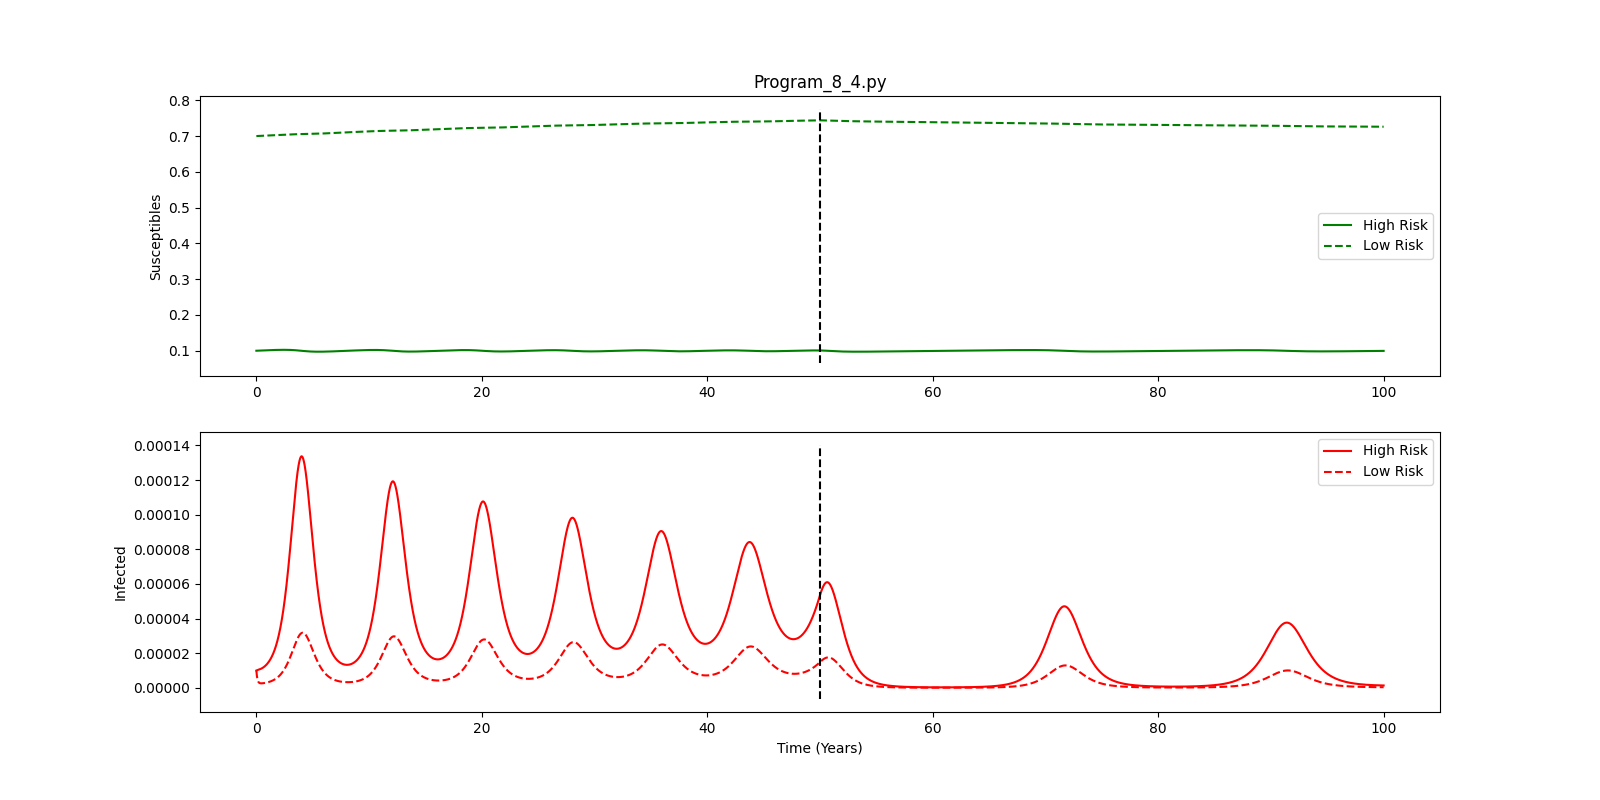

The script that saved this image:
#!/usr/bin/env python3

####################################################################
###    This is the PYTHON version of program 8.4 from page 306 of  #
### "Modeling Infectious Disease in humans and animals"            #
### by Keeling & Rohani.										   #
###																   #
### It is the SIR model with two different risk-groups, each group #
### has an associated birth and vaccination rate.				   #
###																   #
### Note, gamma, mu, p, S and I are all vectors. beta is a matrix. #
### tV is the time at which vaccination starts.    				   #
####################################################################

###################################
### Written by Ilias Soumpasis    #
### [email redacted]	  #
###################################

# Environment Preparation
import scipy.integrate as spi
import numpy as np
import pylab as pl

# Parameters
beta=np.array([[1., 0.01],[0.01 ,0.1]]);
gamma=np.array([0.1, 0.1]);
mu=np.array([0.2, 0.8])*5e-5;
p0=np.array([0.4, 0.1]);
tV=50*365;
S0=np.array([0.1, 0.7]);
I0=np.array([1e-5, 1e-5]);
ND=MaxTime=100*365;
TS=1.0

INPUT = np.hstack((S0,I0))

# Model Definition
def diff_eqs(INP,t):
	'''The main set of equations'''
	Y=np.zeros((4))
	V = INP
	MU=sum(mu)
	for i in range(2):
		Y[i]= mu[i]*(1-p[i]) - (beta[i,0]*V[2]+beta[i,1]*V[3])*V[i] - MU*V[i]
		Y[i+2]= (beta[i,0]*V[2]+beta[i,1]*V[3])*V[i] - gamma[i]*V[i+2] - MU*V[i+2]
	return Y   # For odeint

# Model Run
t_start = 0.0; t_end = tV; t_inc = TS
t_range1 = np.arange(t_start, t_end, t_inc)
t_start = tV; t_end = ND; t_inc = TS
t_range2 = np.arange(tV, t_end, t_inc)
T = np.hstack((t_range1, t_range2))
p=np.array([0,0])
RES1 = spi.odeint(diff_eqs,INPUT,t_range1)
p=p0
RES2 = spi.odeint(diff_eqs,RES1[-1],t_range2)

# Print Results
print (RES2)

S1 = np.hstack((RES1[:,0],RES2[:,0]))
S2 = np.hstack((RES1[:,1],RES2[:,1]))
I1 = np.hstack((RES1[:,2],RES2[:,2]))
I2 = np.hstack((RES1[:,3],RES2[:,3]))

TT = np.arange(len(S1))

# Ploting
pl.figure(figsize=(16, 8))
pl.subplot(211)
pl.plot(TT/365.0, S1, '-g')
pl.plot(TT/365.0, S2, '--g')
pl.legend(('High Risk','Low Risk'), loc=0)
ll=pl.ylim()
tVV=np.repeat([tV/365.],len(ll))
pl.title("Program_8_4.py")
pl.plot(tVV, ll, '--k')
pl.ylabel('Susceptibles')
pl.subplot(212)
pl.plot(TT/365.0, I1, '-r')
pl.plot(TT/365.0, I2, '--r')
ll=pl.ylim()
tVV=np.repeat([tV/365.],len(ll))
pl.plot(tVV, ll, '--k')
pl.ylabel('Infected')
pl.legend(('High Risk','Low Risk'), loc=0)
pl.xlabel('Time (Years)')
pl.savefig("Program_8_4.png")
pl.show()
